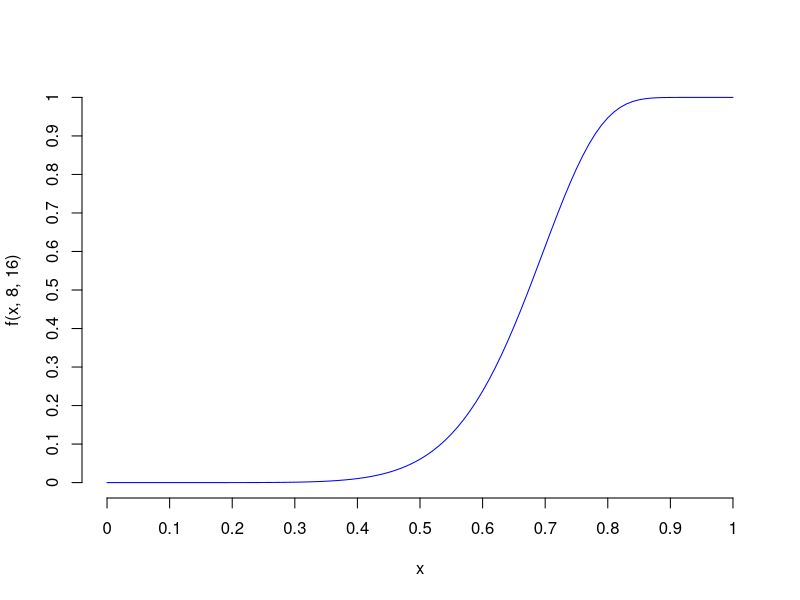

R code for this plot:

f <- function(s, r, b)
  return (1 - (1 - s**r)**b)

#y <- function(r)
#  return (0.6)


x <- seq(0,1,0.01)

plot(x, f(x, 8, 16), type="l", col="blue", axes = FALSE)
#lines(x, y(x), col="red")
ticks <- seq(0, 1, 0.1)       # sequence for ticks and labels

axis(1, at = ticks, labels = ticks)
axis(2, at = ticks, labels = ticks)

